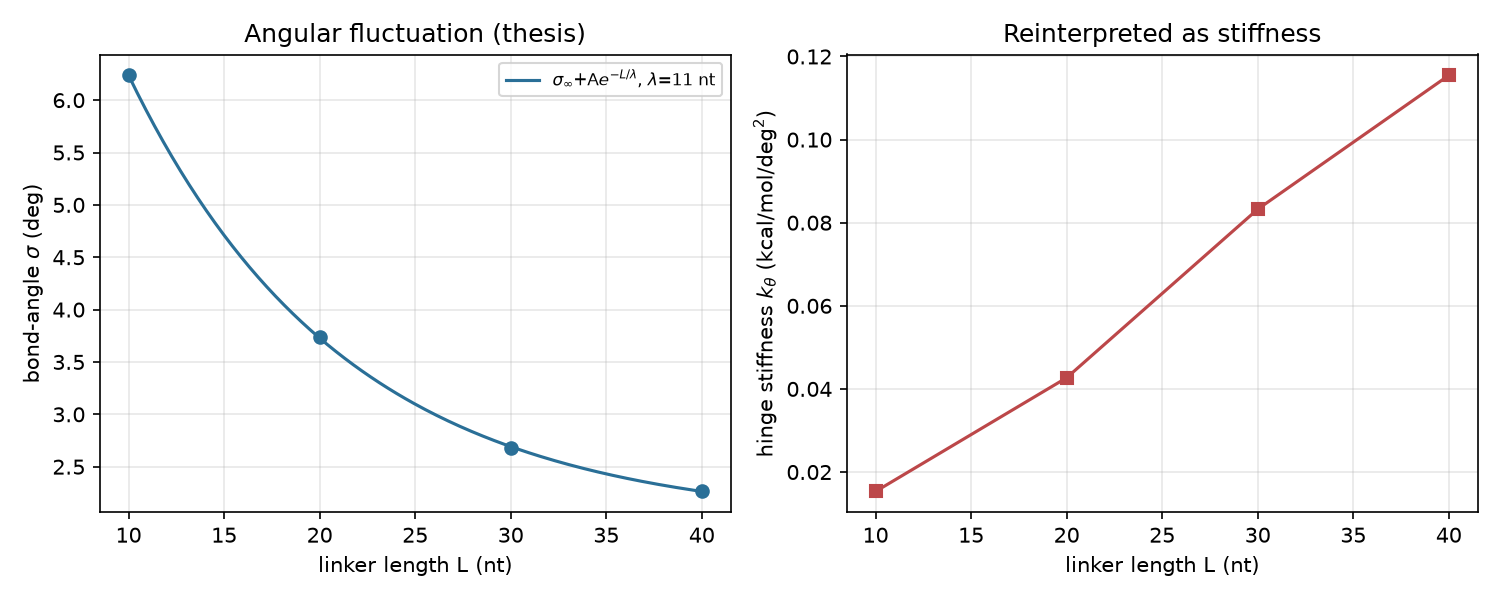

Source code (Python):
#!/usr/bin/env python3
"""
Tier-0 (zero new MD): reinterpret the thesis bond-angle standard deviations
(Table 1) as the mechanical stiffness of the DNA-origami scissor hinge.

Physics
-------
Near the bottom of its free-energy well the hinge behaves as a harmonic
angular spring, U(theta) = 1/2 k_theta (theta - theta0)^2. Equipartition then
ties the measured angular fluctuation directly to the spring constant:

        <(d theta)^2> = k_B T / k_theta      =>   k_theta = k_B T / sigma^2

So each sigma in Table 1 is, with no extra simulation, an effective torsional
stiffness. Longer linker -> smaller sigma -> STIFFER hinge, which reframes the
thesis' counter-intuitive result in the language of mechanics/metamaterials.

Unit note
---------
The production runs used oxDNA reduced units at T = 0.1, and 1 oxDNA energy
unit epsilon ~ 4.142e-20 J, so k_B T = 0.1 epsilon corresponds to ~300 K
(k_B * 300 K = 4.14e-21 J = 0.1 epsilon). We report k_theta in three ways:
  * k_B T / rad^2   (dimensionless; this is just 1/sigma_rad^2)
  * kcal/mol / rad^2 (multiply by RT = 0.593 kcal/mol at 300 K)
  * kcal/mol / deg^2 (the per-degree form, often handier for design)

We also fit sigma(L) = sigma_inf + A*exp(-L/lambda) (the exponential decay the
thesis reports) with a dependency-light method, and report the actuation
energy needed to open the scissors by a target angle -- the number that sets
how much ligand-binding free energy a downstream biosensor must supply.
"""

import numpy as np

# ---- Thesis Table 1: linker length (nt) -> sigma of bond-angle dist (deg) ----
L     = np.array([10, 20, 30, 40], dtype=float)
sigma = np.array([6.235704832, 3.736856603, 2.675925874, 2.272207295])

# ---- constants / unit mapping ----
T_SIM        = 0.1            # oxDNA reduced temperature used in the runs
EPS_J        = 4.142e-20      # 1 oxDNA energy unit in Joules
KB_J         = 1.380649e-23   # Boltzmann constant, J/K
T_KELVIN     = EPS_J * T_SIM / KB_J           # physical T implied by T_sim=0.1
RT_KCAL      = 1.987204e-3 * T_KELVIN         # kcal/mol at that temperature
DEG2RAD      = np.pi / 180.0

def exp_decay_fit(x, y):
    """Fit y = c + A*exp(-x/lam) without scipy.

    For each lam on a grid the model is linear in (c, A), solved by least
    squares; we keep the lam with the smallest residual. Returns (c, A, lam).
    """
    best = None
    for lam in np.linspace(1.0, 200.0, 20000):
        basis = np.column_stack([np.ones_like(x), np.exp(-x / lam)])
        coef, res, *_ = np.linalg.lstsq(basis, y, rcond=None)
        resid = np.sum((basis @ coef - y) ** 2)
        if best is None or resid < best[0]:
            best = (resid, coef[0], coef[1], lam)
    _, c, A, lam = best
    return c, A, lam

def main():
    sigma_rad = sigma * DEG2RAD

    # equipartition stiffness
    k_kbt   = 1.0 / sigma_rad**2            # k_theta in units of k_B T / rad^2
    k_kcal  = k_kbt * RT_KCAL               # kcal/mol / rad^2
    k_deg   = k_kcal * DEG2RAD**2           # kcal/mol / deg^2

    print(f"Implied physical temperature (T_sim=0.1): {T_KELVIN:6.1f} K")
    print(f"RT at that temperature:                   {RT_KCAL:6.4f} kcal/mol\n")

    hdr = f"{'L(nt)':>6} {'sigma(deg)':>11} {'k [kBT/rad^2]':>15} " \
          f"{'k [kcal/mol/rad^2]':>19} {'k [kcal/mol/deg^2]':>19}"
    print(hdr)
    print("-" * len(hdr))
    for i in range(len(L)):
        print(f"{L[i]:6.0f} {sigma[i]:11.3f} {k_kbt[i]:15.2f} "
              f"{k_kcal[i]:19.3f} {k_deg[i]:19.5f}")

    # relative stiffening across the tested range
    print(f"\nHinge stiffens {k_kbt[-1]/k_kbt[0]:.2f}x going from "
          f"10 -> 40 nt linker (stiffness ~ 1/sigma^2).")

    # exponential decay of sigma(L)
    c, A, lam = exp_decay_fit(L, sigma)
    print(f"\nFit sigma(L) = {c:.3f} + {A:.3f}*exp(-L/{lam:.1f} nt)")
    print(f"  plateau sigma_inf = {c:.3f} deg  (asymptotic angular noise floor)")
    print(f"  decay length      = {lam:.1f} nt  (linker length scale of stiffening)")

    # actuation energy: how much energy to open the scissors by Dtheta
    print("\nActuation energy  E = 1/2 k_theta * Dtheta^2  (kcal/mol):")
    print("  -> the ligand-binding free energy a biosensor must supply to")
    print("     mechanically drive the hinge by Dtheta.")
    print(f"{'L(nt)':>6}" + "".join(f"{d:>10}deg" for d in (10, 20, 30)))
    for i in range(len(L)):
        row = f"{L[i]:6.0f}"
        for dtheta in (10, 20, 30):
            E = 0.5 * k_deg[i] * dtheta**2
            row += f"{E:13.3f}"
        print(row)

    # write a tidy CSV for downstream plotting / the manuscript
    import csv, os
    out = os.path.join(os.path.dirname(__file__), "stiffness_table.csv")
    with open(out, "w", newline="") as f:
        w = csv.writer(f)
        w.writerow(["L_nt", "sigma_deg", "k_kBT_per_rad2",
                    "k_kcal_per_rad2", "k_kcal_per_deg2"])
        for i in range(len(L)):
            w.writerow([L[i], sigma[i], k_kbt[i], k_kcal[i], k_deg[i]])
    print(f"\nWrote {out}")

    # optional figure if matplotlib is available
    try:
        import matplotlib
        matplotlib.use("Agg")
        import matplotlib.pyplot as plt
        Lfine = np.linspace(L.min(), L.max(), 200)
        fig, ax = plt.subplots(1, 2, figsize=(10, 4))
        ax[0].plot(L, sigma, "o", color="#2a6f97")
        ax[0].plot(Lfine, c + A*np.exp(-Lfine/lam), "-", color="#2a6f97",
                   label=f"$\\sigma_\\infty$+A$e^{{-L/\\lambda}}$, $\\lambda$={lam:.0f} nt")
        ax[0].set_xlabel("linker length L (nt)")
        ax[0].set_ylabel(r"bond-angle $\sigma$ (deg)")
        ax[0].set_title("Angular fluctuation (thesis)")
        ax[0].legend(fontsize=8)
        ax[1].plot(L, k_deg, "s-", color="#bc4749")
        ax[1].set_xlabel("linker length L (nt)")
        ax[1].set_ylabel(r"hinge stiffness $k_\theta$ (kcal/mol/deg$^2$)")
        ax[1].set_title("Reinterpreted as stiffness")
        for a in ax:
            a.grid(alpha=0.3)
        fig.tight_layout()
        figpath = os.path.join(os.path.dirname(__file__), "stiffness_from_sigma.png")
        fig.savefig(figpath, dpi=150)
        print(f"Wrote {figpath}")
    except ImportError:
        print("(matplotlib not installed -> skipped figure; CSV still written)")

if __name__ == "__main__":
    main()
